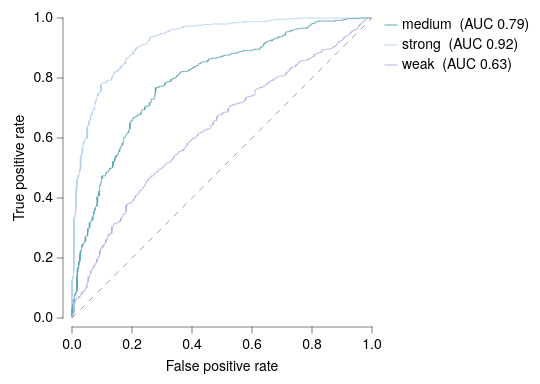

Here is the Vega-Lite specification saved for this chart:
### Vega-Lite specification from a JSON file in a GitHub repository (floating-point values rounded to 4 significant figures; data arrays with more than 128 entries replaced by an {"elided": "..."} marker saying what was removed)
{"background": null, "config": {"arc": {"fill": "#DBDBDB", "fillOpacity": 1.0, "innerRadius": 37.5, "padAngle": 0.03, "stroke": "black", "strokeOpacity": 1, "strokeWidth": 0.25}, "area": {"fill": "#DBDBDB", "fillOpacity": 1.0, "stroke": "black", "strokeOpacity": 1, "strokeWidth": 0.25}, "axis": {"domain": true, "domainCap": "round", "domainColor": "black", "domainWidth": 0.25, "grid": false, "gridCap": "round", "gridColor": "#F1F1F1", "gridDash": [0, 0], "gridOpacity": 1.0, "gridWidth": 0.25, "labelColor": "black", "labelFont": "Helvetica Neue, HelveticaNeue, Helvetica, Arial, sans-serif", "labelFontSize": 7, "labelFontStyle": "normal", "labelFontWeight": 400, "offset": 4.5, "ticks": true, "tickCap": "round", "tickColor": "black", "tickRound": false, "tickSize": 3, "tickWidth": 0.25, "titleColor": "black", "titleFont": "Helvetica Neue, HelveticaNeue, Helvetica, Arial, sans-serif", "titleFontSize": 7, "titleFontStyle": "normal", "titleFontWeight": 400}, "axisX": {"domain": true, "labelAlign": "center", "labelAngle": 0, "labels": true, "ticks": true, "translate": 0}, "axisY": {"domain": true, "labelAlign": "right", "labelAngle": 0, "labels": true, "ticks": true, "translate": 0}, "axisRight": {"domain": true, "labelAlign": "left", "labelAngle": 0, "labels": true, "ticks": true, "translate": 0}, "axisTop": {"domain": true, "labelAlign": "center", "labelAngle": 0, "labels": true, "ticks": true, "translate": 0}, "axisBand": {"tickOffset": 0}, "bar": {"fill": "#DBDBDB", "fillOpacity": 1.0, "stroke": "black", "strokeOpacity": 1, "strokeWidth": 0.25}, "boxplot": {"size": 13.5, "ticks": {"cornerRadius": 0.25, "fill": "black", "opacity": 1, "size": 6.75, "thickness": 0.25}, "box": {"fillOpacity": 1.0, "stroke": "black", "strokeOpacity": 1, "strokeWidth": 0.25}, "median": {"cornerRadius": 0, "fill": "black", "fillOpacity": 1.0, "opacity": 1, "size": 13.5, "thickness": 0.25}, "rule": {"fill": "black", "fillOpacity": 1.0, "size": 15.0, "stroke": "black", "strokeDash": [0, 0], "strokeOpacity": 1, "strokeWidth": 0.25}, "outliers": {"color": "black", "fill": "black", "fillOpacity": 1.0, "size": 0, "stroke": "black", "strokeOpacity": 1, "strokeWidth": 0.25}}, "circle": {"fill": "black", "fillOpacity": 1.0, "size": 1.875, "stroke": null, "strokeOpacity": 1, "strokeWidth": 0.25}, "errorband": {"band": {"fillOpacity": 0.6, "stroke": null, "strokeWidth": 0.25, "strokeOpacity": 1}, "borders": {"opacity": 0, "strokeOpacity": 0.25, "strokeWidth": 1}}, "errorbar": {"opacity": 1, "rule": {"strokeDash": [0, 0], "strokeWidth": 0.25}, "ticks": {"color": "black", "cornerRadius": 0.125, "opacity": 1, "size": 9.0, "thickness": 0.25}, "thickness": 0.25}, "font": "Helvetica Neue, HelveticaNeue, Helvetica, Arial, sans-serif", "geoshape": {"fill": "#DBDBDB", "fillOpacity": 1.0, "stroke": "black", "strokeOpacity": 1, "strokeWidth": 0.25}, "header": {"labelColor": "black", "labelFont": "Helvetica Neue, HelveticaNeue, Helvetica, Arial, sans-serif", "labelFontSize": 7, "labelFontStyle": "normal", "labelFontWeight": 400, "titleColor": "black", "titleFont": "Helvetica Neue, HelveticaNeue, Helvetica, Arial, sans-serif", "titleFontSize": 7, "titleFontStyle": "normal", "titleFontWeight": 400, "titlePadding": 0}, "legend": {"disable": false, "offset": 4.5, "titlePadding": 4, "labelOffset": 2, "gradientLabelOffset": 2, "gradientLength": 75.0, "gradientThickness": 7.5, "gradientOpacity": 1.0, "gradientStrokeColor": "black", "gradientStrokeWidth": 0.25, "labelColor": "black", "labelFont": "Helvetica Neue, HelveticaNeue, Helvetica, Arial, sans-serif", "labelFontSize": 7, "labelFontStyle": "normal", "labelFontWeight": 400, "strokeColor": "black", "strokeWidth": 0, "symbolSize": 42, "symbolStrokeColor": "black", "symbolStrokeWidth": 0.25, "titleColor": "black", "titleFont": "Helvetica Neue, HelveticaNeue, Helvetica, Arial, sans-serif", "titleFontSize": 7, "titleFontStyle": "normal", "titleFontWeight": 400}, "line": {"color": "black", "stroke": "black", "strokeCap": "butt", "strokeDash": [0, 0], "strokeOpacity": 1, "strokeWidth": 0.5}, "point": {"filled": true, "fill": "#DBDBDB", "fillOpacity": 1.0, "size": 7.5, "stroke": "black", "strokeOpacity": 1, "strokeWidth": 0.25}, "range": {"category": ["#5CA7B1", "#B7D0EE", "#B7B3E4", "#B3DAB5", "#F5E1B3", "#3D727B", "#809DC7", "#867DAC", "#80A988", "#CBB17A", "#204148", "#546B94", "#584C77", "#507B5F", "#9D824D"], "diverging": {"scheme": ["#6F572A", "#876E43", "#9E875F", "#B5A17F", "#CABBA2", "#DCD6CC", "#F4F1E9", "#C9D7DA", "#9DBFC6", "#78A5AF", "#558B96", "#36717C", "#1A5762"]}, "heatmap": {"scheme": ["#32022B", "#43044D", "#4C196E", "#4D338C", "#484DA6", "#3A68BB", "#1D83CA", "#1D9CCB", "#23B5C9", "#28CDC5", "#4DE0B4", "#91EE9F"]}, "ordinal": {"scheme": ["#F1F1F1", "#DBDBDB", "#C6C6C6", "#B2B2B2", "#9D9D9D", "#898989", "#767676", "#636363", "#515151", "#404040", "#2F2F2F", "#1F1F1F"]}, "ramp": {"scheme": ["#32022B", "#43044D", "#4C196E", "#4D338C", "#484DA6", "#3A68BB", "#1D83CA", "#1D9CCB", "#23B5C9", "#28CDC5", "#4DE0B4", "#91EE9F"]}}, "rule": {"color": "black", "stroke": "black", "strokeCap": "round", "strokeDash": [2, 2], "strokeOpacity": 1, "strokeWidth": 0.25}, "scale": {"bandPaddingInner": 0.1, "bandPaddingOuter": 0.1, "round": false}, "rect": {"fill": "#DBDBDB", "fillOpacity": 1.0, "stroke": "black", "strokeOpacity": 1, "strokeWidth": 0.25}, "square": {"fill": "#DBDBDB", "fillOpacity": 1.0, "size": 15.0, "stroke": "black", "strokeOpacity": 1, "strokeWidth": 0.25}, "text": {"color": "black", "font": "Helvetica Neue, HelveticaNeue, Helvetica, Arial, sans-serif", "fontSize": 7, "fontStyle": "normal", "fontWeight": 400}, "tick": {"color": "black", "cornerRadius": 0.125, "opacity": 1.0, "size": 13.5, "thickness": 0.25}, "title": {"anchor": "middle", "frame": "group", "color": "black", "font": "Helvetica Neue, HelveticaNeue, Helvetica, Arial, sans-serif", "fontSize": 7, "fontStyle": "normal", "fontWeight": 400, "subtitleColor": "black", "subtitleFont": "Helvetica Neue, HelveticaNeue, Helvetica, Arial, sans-serif", "subtitleFontSize": "Helvetica Neue, HelveticaNeue, Helvetica, Arial, sans-serif", "subtitleFontStyle": "normal", "subtitleFontWeight": 400}, "trail": {"color": "black", "opacity": 1, "size": 0.5}, "view": {"continuousWidth": 150, "continuousHeight": 150, "discreteWidth": 150, "discreteHeight": 150, "fill": null, "stroke": null, "strokeWidth": 0.25}}, "layer": [{"data": {"name": "data-3202155f3934f7fbee309f063f2d1ca5"}, "mark": {"type": "line", "color": "gray", "opacity": 0.7, "strokeDash": [3, 3]}, "encoding": {"x": {"field": "fpr", "type": "quantitative"}, "y": {"field": "tpr", "type": "quantitative"}}}, {"data": {"name": "data-17351f3b014114568340c31df5c3e7c1"}, "mark": {"type": "line", "interpolate": "step-after"}, "encoding": {"color": {"field": "model", "title": null, "type": "nominal"}, "x": {"field": "fpr", "scale": {"domain": [0, 1], "nice": false}, "title": "False positive rate", "type": "quantitative"}, "y": {"field": "tpr", "scale": {"domain": [0, 1], "nice": false}, "title": "True positive rate", "type": "quantitative"}}}], "$schema": "https://vega.github.io/schema/vega-lite/v6.4.1.json", "datasets": {"data-3202155f3934f7fbee309f063f2d1ca5": [{"fpr": 0.0, "tpr": 0.0}, {"fpr": 1.0, "tpr": 1.0}], "data-17351f3b014114568340c31df5c3e7c1": {"elided": "3000 records"}}}
